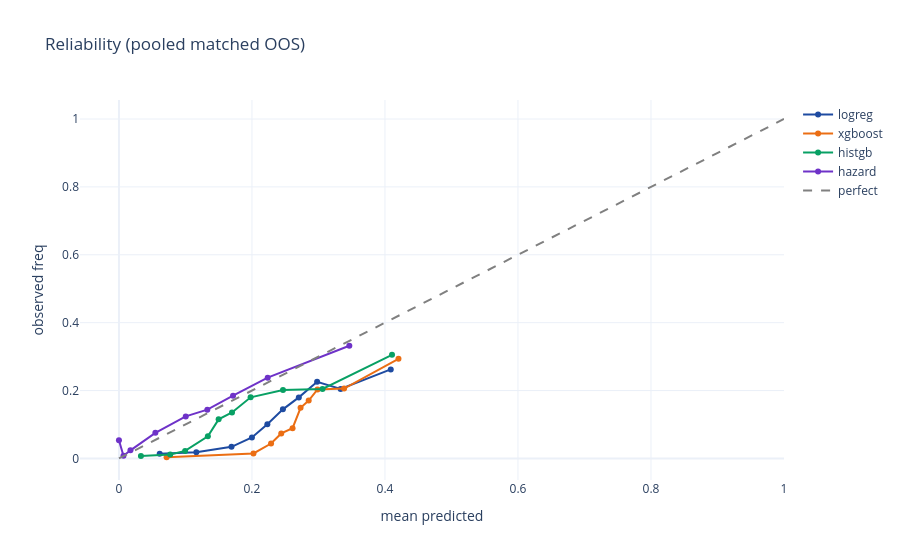
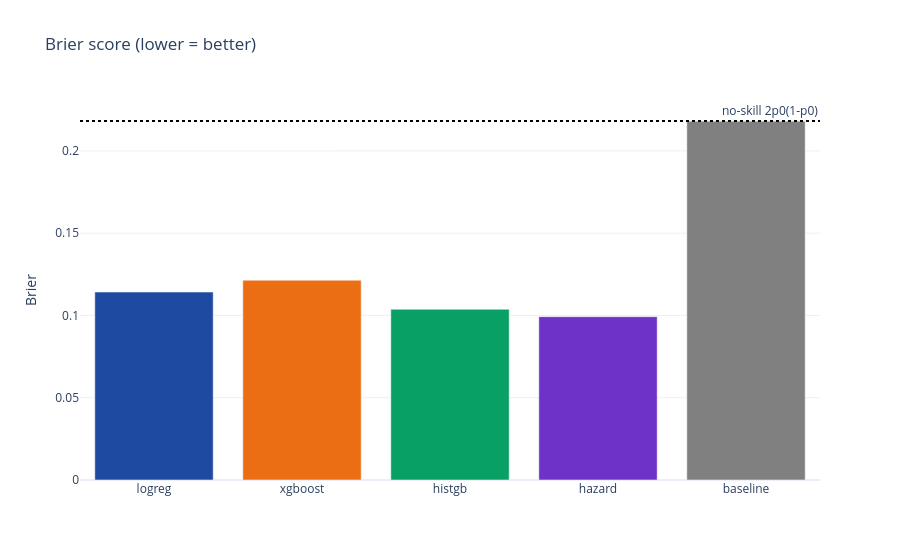

Here is the notebook cell these charts were saved with, in order:
### Markdown cell above
## 3 - Calibration: reliability + Brier

The probabilities drive the overbooking math, so calibration is as important as
ranking. Reliability curves (predicted vs observed) + Brier (lower = better).
The random baseline's Brier equals the no-skill reference 2·p0·(1-p0).

### Code cell
fig = go.Figure()
for m in MODELS:
    fp,mp = calibration_curve(y, np.clip(P[m],0,1), n_bins=10, strategy="quantile")
    fig.add_scatter(x=mp,y=fp,mode="lines+markers",name=m,line=dict(color=MCOL[m]))
mx=max(np.clip(P[m],0,1).max() for m in MODELS)
fig.add_scatter(x=[0,mx],y=[0,mx],mode="lines",line=dict(color="grey",dash="dash"),name="perfect")
fig.update_layout(title="Reliability (pooled matched OOS)", xaxis_title="mean predicted", yaxis_title="observed freq")
fig.show()

fig = go.Figure(go.Bar(x=list(rank.index), y=rank["Brier"], marker_color=[MCOL[m] for m in rank.index]))
fig.add_hline(y=2*p0*(1-p0), line=dict(color="black",dash="dot"), annotation_text="no-skill 2p0(1-p0)")
fig.update_layout(title="Brier score (lower = better)", yaxis_title="Brier"); fig.show()

### Figure 1 — Plotly figure (JSON) as saved in the notebook; plotly's stock layout.template omitted (floating-point values rounded to 4 significant figures)
{"data": [{"line": {"color": "#1E4BA1"}, "mode": "lines+markers", "name": "logreg", "type": "scatter", "x": [0.06126, 0.1164, 0.1693, 0.1999, 0.2231, 0.2465, 0.2704, 0.298, 0.3333, 0.4087], "y": [0.0142, 0.0182, 0.03418, 0.0617, 0.1011, 0.1446, 0.1799, 0.2257, 0.2045, 0.2623]}, {"line": {"color": "#EB6E14"}, "mode": "lines+markers", "name": "xgboost", "type": "scatter", "x": [0.07168, 0.2023, 0.2287, 0.244, 0.2611, 0.2731, 0.2853, 0.2986, 0.3385, 0.4203], "y": [0.003549, 0.01465, 0.04394, 0.07368, 0.08906, 0.149, 0.1706, 0.2033, 0.206, 0.2934]}, {"line": {"color": "#08A064"}, "mode": "lines+markers", "name": "histgb", "type": "scatter", "x": [0.03304, 0.07706, 0.09953, 0.1337, 0.1499, 0.17, 0.198, 0.2467, 0.3061, 0.4106], "y": [0.007542, 0.01146, 0.02215, 0.06538, 0.1152, 0.1355, 0.1801, 0.2019, 0.2047, 0.3054]}, {"line": {"color": "#6E32C8"}, "mode": "lines+markers", "name": "hazard", "type": "scatter", "x": [0.0, 0.006793, 0.0173, 0.05475, 0.1004, 0.1329, 0.1715, 0.2236, 0.3464], "y": [0.05377, 0.007646, 0.02397, 0.07545, 0.1239, 0.1438, 0.185, 0.238, 0.332]}, {"line": {"color": "grey", "dash": "dash"}, "mode": "lines", "name": "perfect", "type": "scatter", "x": [0, 1], "y": [0, 1]}], "layout": {"title": {"text": "Reliability (pooled matched OOS)"}, "xaxis": {"title": {"text": "mean predicted"}}, "yaxis": {"title": {"text": "observed freq"}}}}

### Figure 2 — Plotly figure (JSON) as saved in the notebook; plotly's stock layout.template omitted (floating-point values rounded to 4 significant figures)
{"data": [{"marker": {"color": ["#1E4BA1", "#EB6E14", "#08A064", "#6E32C8", "grey"]}, "type": "bar", "x": ["logreg", "xgboost", "histgb", "hazard", "baseline"], "y": [0.1142, 0.1214, 0.1037, 0.09924, 0.218]}], "layout": {"annotations": [{"showarrow": false, "text": "no-skill 2p0(1-p0)", "x": 1, "xanchor": "right", "xref": "x domain", "y": 0.2181, "yanchor": "bottom", "yref": "y"}], "shapes": [{"line": {"color": "black", "dash": "dot"}, "type": "line", "x0": 0, "x1": 1, "xref": "x domain", "y0": 0.2181, "y1": 0.2181, "yref": "y"}], "title": {"text": "Brier score (lower = better)"}, "yaxis": {"title": {"text": "Brier"}}}}
